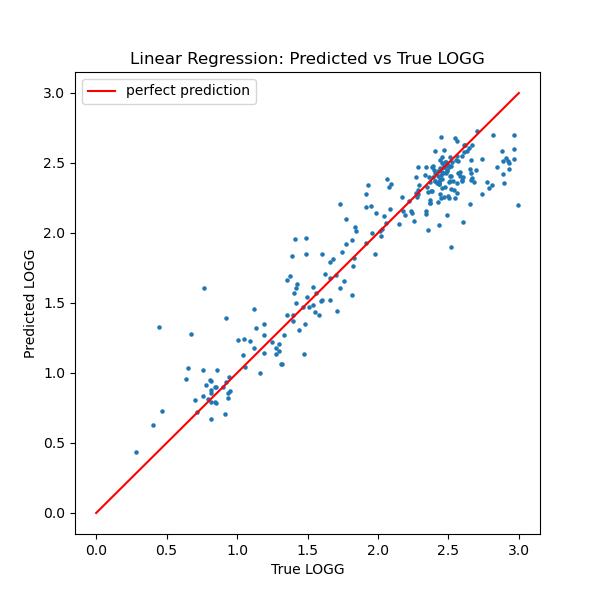

This chart was generated by the following Python code:
'''
Making a mlp ML model to predict LOGG values of RGB stars given their spectra

Author: Sarah Odeh (NYU)

For more detailed explanation, see 'my understanding of the workflow step 4'
'''

import torch
import torch.nn as nn
import numpy as np
import matplotlib.pyplot as plt
from get_data import train_features, valid_features, test_features
from get_data import train_labels_logg, valid_labels_logg, test_labels_logg

# convert to tensors
X_train = torch.tensor(train_features, dtype=torch.float32)
X_valid = torch.tensor(valid_features, dtype=torch.float32)
X_test  = torch.tensor(test_features,  dtype=torch.float32)

Y_train = torch.tensor(train_labels_logg.astype('float32')).unsqueeze(1)
Y_valid = torch.tensor(valid_labels_logg.astype('float32')).unsqueeze(1)
Y_test  = torch.tensor(test_labels_logg.astype('float32')).unsqueeze(1)

# build the model structure

''' For 3 layers hardcoded into the module, just to see what it looks like:
class MLP(nn.Module):
    def__init__(self, num_pixels)
        super().__init__()
        self.network = nn.Sequential(
            nn.Linear(num_pixels,256),
            nn.ReLu(),
            nn.Linear(256,128),
            nn.ReLu(),
            nn.Linear(128,64),
            nn.Linear(64,1)
        )

    def forward(self, x):
        return self.network(x)
'''

class MLP(nn.Module):
    def __init__(self, num_pixels, hidden_sizes):
        super().__init__()
        
        layers = [] # empty array
        in_size = num_pixels
        
        for hidden_size in hidden_sizes:
            layers.append(nn.Linear(in_size, hidden_size)) # add  a linear layer that goes from the initial size to the next size
            layers.append(nn.ReLU()) # add ReLu after the layer
            in_size = hidden_size # update the inital layer to be the output of last layer
        
        layers.append(nn.Linear(in_size, 1)) # make the final layer that produces 1 output
        
        self.network = nn.Sequential(*layers) # unpack all the layers from the layers array and pass through them sequentially
    
    def forward(self, x):
        return self.network(x)

# define model
num_pixels = X_train.shape[1]
model = MLP(num_pixels, hidden_sizes=[512,256,128])
loss_fn = nn.MSELoss()
optimizer = torch.optim.Adam(model.parameters(), lr=0.001)

num_epochs = 1000
train_losses = []
valid_losses = []

for epoch in range(num_epochs):
    model.train() 
    prediction = model(X_train)
    loss = loss_fn(prediction, Y_train)

    optimizer.zero_grad()
    loss.backward()
    optimizer.step()

with torch.no_grad():
    model.eval()
    train_preds = model(X_train)
    valid_preds = model(X_valid)
    
    train_loss = loss_fn(train_preds, Y_train)
    valid_loss = loss_fn(valid_preds, Y_valid)


print(f"Train Loss: {train_loss.item():.4f}")
print(f"Valid Loss: {valid_loss.item():.4f}")


# plotting validation prediction vs true LOGG to prove this works
with torch.no_grad():
    valid_preds = model(X_valid).squeeze().numpy()

true_logg = Y_valid.squeeze().numpy()

plt.figure(figsize=(6,6))
plt.scatter(true_logg, valid_preds, s=5)
plt.plot([0, 3], [0, 3], color='red', label='perfect prediction')
plt.xlabel('True LOGG')
plt.ylabel('Predicted LOGG')
plt.title('Linear Regression: Predicted vs True LOGG')
plt.legend()
plt.savefig('mlp.png')

with torch.no_grad():
    model.eval()
    test_preds = model(X_test)
    test_loss = loss_fn(test_preds, Y_test)
print(f"Test Loss: {test_loss.item():.4f}")
